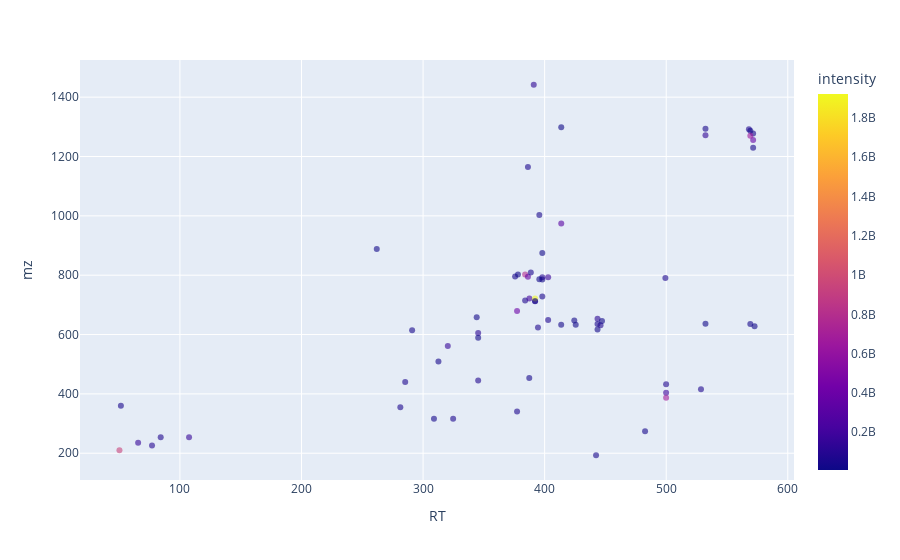

Here is the notebook cell this chart was saved with:
### Code cell
filtered = result[ result["quality"] > 0.002 ]

import plotly.express as px
fig = px.scatter(x=filtered["RT"], y=filtered["mz"], 
                 color=filtered["Actino_1.mzML"]+filtered["Actino_2.mzML"],
                 labels={"x": "RT", "y": "mz", "color": "intensity"},
                 opacity=0.6)
fig.show()
